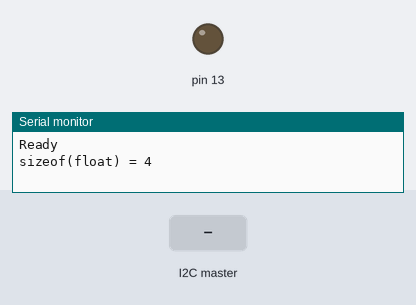
Recording of a sketch running on a simulated Arduino Uno, built with avr-gcc and run on an emulated ATmega328P. On the bench: output pins drawn as LEDs (lit = HIGH), the last lines printed to the serial monitor. Inputs (shaded band) come from the test bench.

Above: at 1.2 s.
1.3 s: the I2C master sends the byte 1
At 2.0 s:
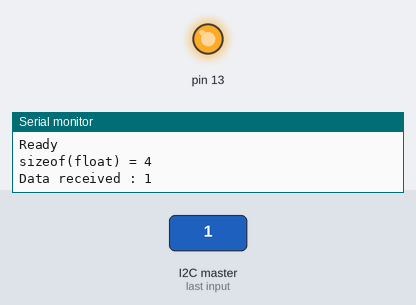
Timing chart, 0 to 4.3 s (numbered marks = the images above; inputs shaded):
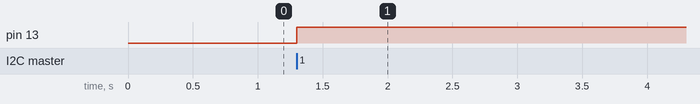

Measured:
- after the input at 1.3 s, pin 13: LOW → HIGH at once

The sketch:

i2c_razvan.ino
```cpp
#include <Wire.h>

#define SLAVE_ADDRESS 0x04
int number = 0;
int state = 0;

byte data[4];

union u_tag{
  byte b[4];
  float fval;
} u;


void setup() {

  u.b[0] = data[0] = 2;
  u.b[1] = data[1] = 0;
  u.b[2] = data[2] = 0;
  u.b[3] = data[3] = 1;


  pinMode(13, OUTPUT);
  Serial.begin(9600); // start serial for output
  // initialize i2c as slave
  Wire.begin(SLAVE_ADDRESS);

  // define callbacks for i2c communication
  Wire.onReceive(receiveData);
  Wire.onRequest(sendData);
  Serial.println("Ready");
  Serial.print("sizeof(float) = ");Serial.println(sizeof(float));
}

void loop() {
  delay(100);
}

// callback for received data
void receiveData(int byteCount){

  while(Wire.available()) {
    number = Wire.read();
    Serial.print("Data received : ");
    Serial.println(number);

    if (number == 1){

      if (state == 0){
        digitalWrite(13, HIGH); // set the LED on
        state = 1;
      }
      else{
        digitalWrite(13, LOW); // set the LED off
        state = 0;
      }
    }
  }
}

float fv = 123.76;
uint8_t i2cdata[4];
int idx = 0;
int cmdidx = 0;

char s[5] = "23.73";
// callback for sending data
void sendData(){

  if(cmdidx==1){
    Wire.write(s[idx++]);
    if(idx>3){idx=0;cmdidx++;}
  }
  if(cmdidx==0){
    Wire.write(0);//sid
    cmdidx++;
  }

  /*
  Wire.write(data[idx++]);
  if(idx > 3){
    idx = 0;
  }*/

  //Wire.write(i2cdata,4);

  //Wire.write(0);
  //Wire.write(33);
  /*delay(100);
  Wire.write(1);
  Wire.write(998);
  delay(100);
  Wire.write(2); //sid for motion
  Wire.write(0); //code for motion detected
  delay(100);
  Wire.write(2);
  Wire.write(1); //code for door opened
  */
}
```
